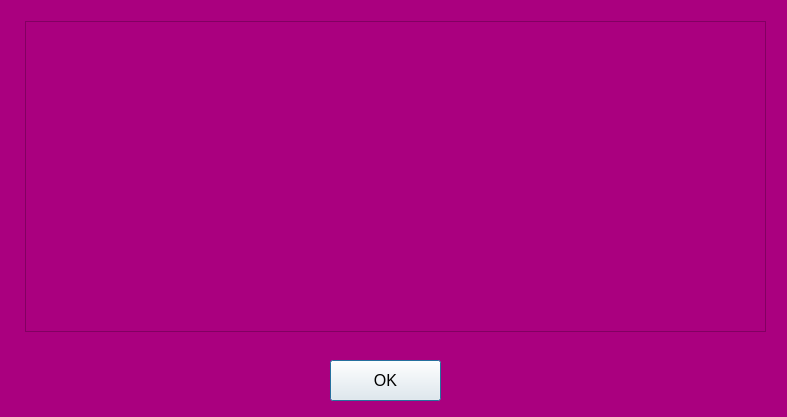
<?xml version="1.0" encoding="UTF-8"?>
<ui version="4.0">
 <class>Dialog</class>
 <widget class="QDialog" name="Dialog">
  <property name="geometry">
   <rect>
    <x>0</x>
    <y>0</y>
    <width>787</width>
    <height>417</height>
   </rect>
  </property>
  <property name="minimumSize">
   <size>
    <width>787</width>
    <height>417</height>
   </size>
  </property>
  <property name="maximumSize">
   <size>
    <width>787</width>
    <height>417</height>
   </size>
  </property>
  <property name="windowTitle">
   <string>Dialog</string>
  </property>
  <property name="styleSheet">
   <string notr="true">background-color: rgb(170, 0, 127);</string>
  </property>
  <widget class="QGraphicsView" name="graphicsView">
   <property name="geometry">
    <rect>
     <x>25</x>
     <y>21</y>
     <width>741</width>
     <height>311</height>
    </rect>
   </property>
  </widget>
  <widget class="QPushButton" name="pushButton">
   <property name="geometry">
    <rect>
     <x>330</x>
     <y>360</y>
     <width>111</width>
     <height>41</height>
    </rect>
   </property>
   <property name="font">
    <font>
     <pointsize>12</pointsize>
    </font>
   </property>
   <property name="styleSheet">
    <string notr="true">QPushButton:hover {
	background-color: rgb(252, 211, 255);
}

QPushButton {
    background-color: rgb(244, 244, 244);
}

QPushButton:pressed {
    background-color: rgb(244, 244, 244);
}</string>
   </property>
   <property name="text">
    <string>OK</string>
   </property>
  </widget>
 </widget>
 <resources/>
 <connections/>
</ui>
